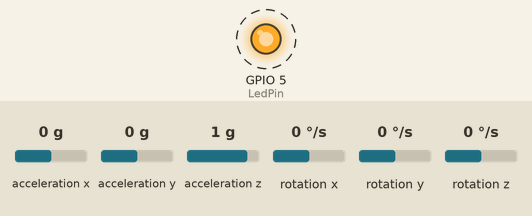
Bench run of a sketch on a simulated ESP32. Shown: output pins drawn as LEDs (lit = HIGH). Wiring (inferred from the names in the program): MPU-6050 motion sensor at I2C address 0x68. Dashed ring = blinking. The inputs (shaded band) are chosen by the test bench; at power-on: acceleration x 0 g, acceleration y 0 g, acceleration z 1 g, rotation x 0 °/s, rotation y 0 °/s, rotation z 0 °/s. What the sketch prints to the serial monitor is not drawn.

Above: at 0.4 s.
Timing chart, 0 to 3.3 s (numbered marks = the images above):
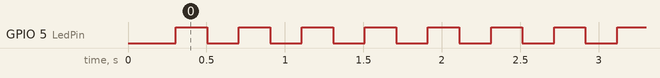

The sketch:

P1_5.ino
```cpp
#include <HardwareSerial.h>
//Libreria para el I2C
#include <Wire.h>

//Defincion del Accelerometro
#define ACC_FULL_SCALE_2G 0x00


//Direccion del MPU
const int MPU=0x68;
//Declaramos las variables como doble int
double ACC_X,ACC_Y,ACC_Z;

//Generamos un contador para la interrupcion
volatile int ContadorInterrupcion;

//Salida del Led
const int LedPin= 5;

//Valor Entero del valor para el temporiador
int X_Entero;
int X_seg=0;


//Timer con puntero a esta variable
hw_timer_t * timer = NULL;

// Se sincroniza el bucle principar con el ISR"Interrupt Service Routine"
portMUX_TYPE timerMux =portMUX_INITIALIZER_UNLOCKED;

// Para indicar que se ha generado una interrupcion
void IRAM_ATTR onTimer()
{
  portENTER_CRITICAL_ISR(&timerMux);
    ContadorInterrupcion++;
  portEXIT_CRITICAL_ISR(&timerMux);
}


void setup() {
  //Comunicacion de la UART
  Serial.begin(115200);
  pinMode(LedPin,OUTPUT);
  //Comunicacion I2C
  Wire.begin();
  //Velocidad de comunicacion del puerto I2C
  Wire.setClock(100000);
  delay(100);
  //Encedemos el MPU9265 donde esta el acelerometro
  Wire.beginTransmission(MPU);
  Wire.write(0x6B);  // Power register
  Wire.write(0);     // Ponemos a 0 para despertar el MPU-6050
  Wire.endTransmission();

  delay(100);

  //Configuramos el Accelerometro
  Wire.beginTransmission(MPU);
  Wire.write(0x1C);
  Wire.write(ACC_FULL_SCALE_2G);
  Wire.endTransmission();
  delay(100);

  //TIMER
   timer=timerBegin(0,80,true); // Preescalado para pasar a 1MHz
   timerAttachInterrupt(timer,&onTimer, true);
   timerAlarmWrite(timer,1000000,true); //1millon/s, colocamos 1millon equivalente a 1s, true para que recargar automaticamente
   timerAlarmEnable(timer);

}

void loop() {
  // put your main code here, to run repeatedly:
  Wire.beginTransmission(MPU);
  Wire.write(0x3B);
  Wire.endTransmission();
  Wire.requestFrom(MPU,14); //Lectura de 14 bytes del MPU
  //Conversion de registros
  ACC_X=(int16_t)(Wire.read()<<8|Wire.read())/16384.00;
  ACC_Y=(int16_t)(Wire.read()<<8|Wire.read())/16384.00;
  ACC_Z=(int16_t)(Wire.read()<<8|Wire.read())/16384.00;

   timerAlarmWrite(timer,X_seg,true);
   timerAlarmEnable(timer);
      if (ContadorInterrupcion > 0)
        {
          portENTER_CRITICAL(&timerMux);
          ContadorInterrupcion--;
          portEXIT_CRITICAL(&timerMux);

          ContadorInterrupcion++;

          Serial.print("Acc X: ");
          Serial.println(ACC_X);
          Serial.print("Acc Y: ");
          Serial.println(ACC_Y);
          Serial.print("Acc Z: ");
          Serial.println(ACC_Z);

          digitalWrite(LedPin, HIGH);
          delay(200);
          digitalWrite(LedPin,LOW);
          delay(200);
        }


  }
```

Measured:
- by itself, GPIO 5 (LedPin): alternates HIGH for 0.20 s and LOW for 0.20 s
